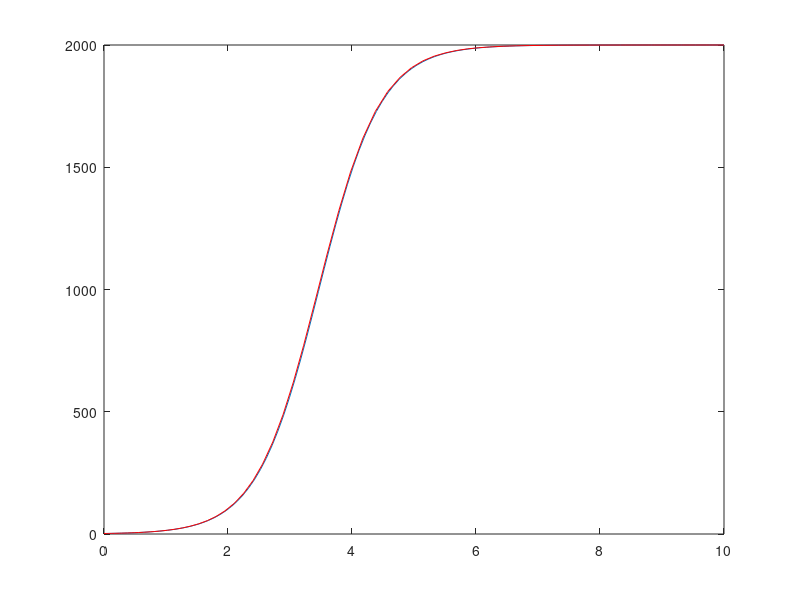

Here is the MATLAB script that generated this plot:
r=2;
k=2000;
p0=2;
f = @(t,y) r*y*(1-y/k);

time=10;
n=107;
h=time/n;
p=zeros(n+1, 1);
p(1)=p0;

for i = 2:n +1
    k1 = f([],p(i-1));
    k2 = f([], p(i-1) + (3/4)*k1*h);
    p(i) = p(i-1) + (k1/3 + 2*k2/3)*h;
end
plot(0:h:time, p);
hold  on

% [tau, y] = ode4f(f, ...)
[t, y] = ode45(f,[0, time], p0);

plot(t, y, 'r');